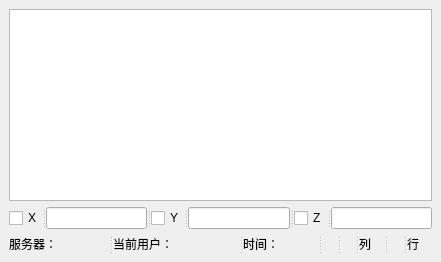
  <widget class="QDockWidget" name="dockWidget_database">
   <property name="toolTip">
    <string>&lt;!DOCTYPE HTML PUBLIC &quot;-//W3C//DTD HTML 4.0//EN&quot; &quot;http://www.w3.org/TR/REC-html40/strict.dtd&quot;&gt;
&lt;html&gt;&lt;head&gt;&lt;meta name=&quot;qrichtext&quot; content=&quot;1&quot; /&gt;&lt;style type=&quot;text/css&quot;&gt;
p, li { white-space: pre-wrap; }
&lt;/style&gt;&lt;/head&gt;&lt;body style=&quot; font-family:'SimSun'; font-size:9pt; font-weight:400; font-style:normal;&quot;&gt;
&lt;p style=&quot; margin-top:0px; margin-bottom:0px; margin-left:0px; margin-right:0px; -qt-block-indent:0; text-indent:0px;&quot;&gt;数据库&lt;/p&gt;&lt;/body&gt;&lt;/html&gt;</string>
   </property>
   <property name="styleSheet">
    <string notr="true">font: 75 10pt &quot;微软雅黑&quot;;</string>
   </property>
   <property name="features">
    <set>QDockWidget::DockWidgetClosable|QDockWidget::DockWidgetFloatable</set>
   </property>
   <property name="windowTitle">
    <string>数据库表</string>
   </property>
   <attribute name="dockWidgetArea">
    <number>1</number>
   </attribute>
   <widget class="QWidget" name="dockWidgetContents_1">
    <layout class="QVBoxLayout" name="verticalLayout_4">
     <item>
      <widget class="QTableView" name="dtableView">
       <property name="contextMenuPolicy">
        <enum>Qt::DefaultContextMenu</enum>
       </property>
       <property name="styleSheet">
        <string notr="true">gridline-color: rgb(0, 170, 255);
selection-background-color: rgb(71, 71, 71);</string>
       </property>
      </widget>
     </item>
     <item>
      <widget class="QSplitter" name="splitter_9">
       <property name="orientation">
        <enum>Qt::Horizontal</enum>
       </property>
       <widget class="QCheckBox" name="dcheckBoxX">
        <property name="sizePolicy">
         <sizepolicy hsizetype="Expanding" vsizetype="Expanding">
          <horstretch>0</horstretch>
          <verstretch>0</verstretch>
         </sizepolicy>
        </property>
        <property name="text">
         <string>X</string>
        </property>
        <property name="checked">
         <bool>false</bool>
        </property>
       </widget>
       <widget class="QLineEdit" name="dlineEdit_X">
        <property name="sizePolicy">
         <sizepolicy hsizetype="Expanding" vsizetype="Expanding">
          <horstretch>0</horstretch>
          <verstretch>0</verstretch>
         </sizepolicy>
        </property>
       </widget>
       <widget class="QCheckBox" name="dcheckBoxY">
        <property name="sizePolicy">
         <sizepolicy hsizetype="Expanding" vsizetype="Expanding">
          <horstretch>0</horstretch>
          <verstretch>0</verstretch>
         </sizepolicy>
        </property>
        <property name="text">
         <string>Y</string>
        </property>
       </widget>
       <widget class="QLineEdit" name="dlineEdit_Y">
        <property name="sizePolicy">
         <sizepolicy hsizetype="Expanding" vsizetype="Expanding">
          <horstretch>0</horstretch>
          <verstretch>0</verstretch>
         </sizepolicy>
        </property>
       </widget>
       <widget class="QCheckBox" name="dcheckBoxZ">
        <property name="sizePolicy">
         <sizepolicy hsizetype="Expanding" vsizetype="Expanding">
          <horstretch>0</horstretch>
          <verstretch>0</verstretch>
         </sizepolicy>
        </property>
        <property name="text">
         <string>Z</string>
        </property>
       </widget>
       <widget class="QLineEdit" name="dlineEdit_Z">
        <property name="sizePolicy">
         <sizepolicy hsizetype="Expanding" vsizetype="Expanding">
          <horstretch>0</horstretch>
          <verstretch>0</verstretch>
         </sizepolicy>
        </property>
       </widget>
      </widget>
     </item>
     <item>
      <widget class="QSplitter" name="splitter_8">
       <property name="orientation">
        <enum>Qt::Horizontal</enum>
       </property>
       <widget class="QLabel" name="dlabel_serverinfo">
        <property name="sizePolicy">
         <sizepolicy hsizetype="Expanding" vsizetype="Expanding">
          <horstretch>0</horstretch>
          <verstretch>0</verstretch>
         </sizepolicy>
        </property>
        <property name="text">
         <string>服务器：</string>
        </property>
       </widget>
       <widget class="QLabel" name="dlabel_serverinfo_2">
        <property name="sizePolicy">
         <sizepolicy hsizetype="Expanding" vsizetype="Expanding">
          <horstretch>0</horstretch>
          <verstretch>0</verstretch>
         </sizepolicy>
        </property>
        <property name="text">
         <string>当前用户：</string>
        </property>
       </widget>
       <widget class="QLabel" name="label_19">
        <property name="sizePolicy">
         <sizepolicy hsizetype="Expanding" vsizetype="Expanding">
          <horstretch>0</horstretch>
          <verstretch>0</verstretch>
         </sizepolicy>
        </property>
        <property name="text">
         <string>时间：</string>
        </property>
       </widget>
       <widget class="QLabel" name="dlabel_time">
        <property name="sizePolicy">
         <sizepolicy hsizetype="Expanding" vsizetype="Expanding">
          <horstretch>0</horstretch>
          <verstretch>0</verstretch>
         </sizepolicy>
        </property>
        <property name="styleSheet">
         <string notr="true">color: rgb(0, 170, 255);</string>
        </property>
        <property name="text">
         <string/>
        </property>
       </widget>
       <widget class="QLabel" name="dlabel_Col">
        <property name="sizePolicy">
         <sizepolicy hsizetype="Expanding" vsizetype="Expanding">
          <horstretch>0</horstretch>
          <verstretch>0</verstretch>
         </sizepolicy>
        </property>
        <property name="styleSheet">
         <string notr="true">color: rgb(255, 0, 0);</string>
        </property>
        <property name="text">
         <string/>
        </property>
       </widget>
       <widget class="QLabel" name="label_23">
        <property name="sizePolicy">
         <sizepolicy hsizetype="Expanding" vsizetype="Expanding">
          <horstretch>0</horstretch>
          <verstretch>0</verstretch>
         </sizepolicy>
        </property>
        <property name="text">
         <string>列</string>
        </property>
       </widget>
       <widget class="QLabel" name="dlabel_Row">
        <property name="sizePolicy">
         <sizepolicy hsizetype="Expanding" vsizetype="Expanding">
          <horstretch>0</horstretch>
          <verstretch>0</verstretch>
         </sizepolicy>
        </property>
        <property name="styleSheet">
         <string notr="true">color: rgb(255, 0, 0);</string>
        </property>
        <property name="text">
         <string/>
        </property>
       </widget>
       <widget class="QLabel" name="label_24">
        <property name="sizePolicy">
         <sizepolicy hsizetype="Expanding" vsizetype="Expanding">
          <horstretch>0</horstretch>
          <verstretch>0</verstretch>
         </sizepolicy>
        </property>
        <property name="text">
         <string>行</string>
        </property>
       </widget>
      </widget>
     </item>
    </layout>
   </widget>
  </widget>
